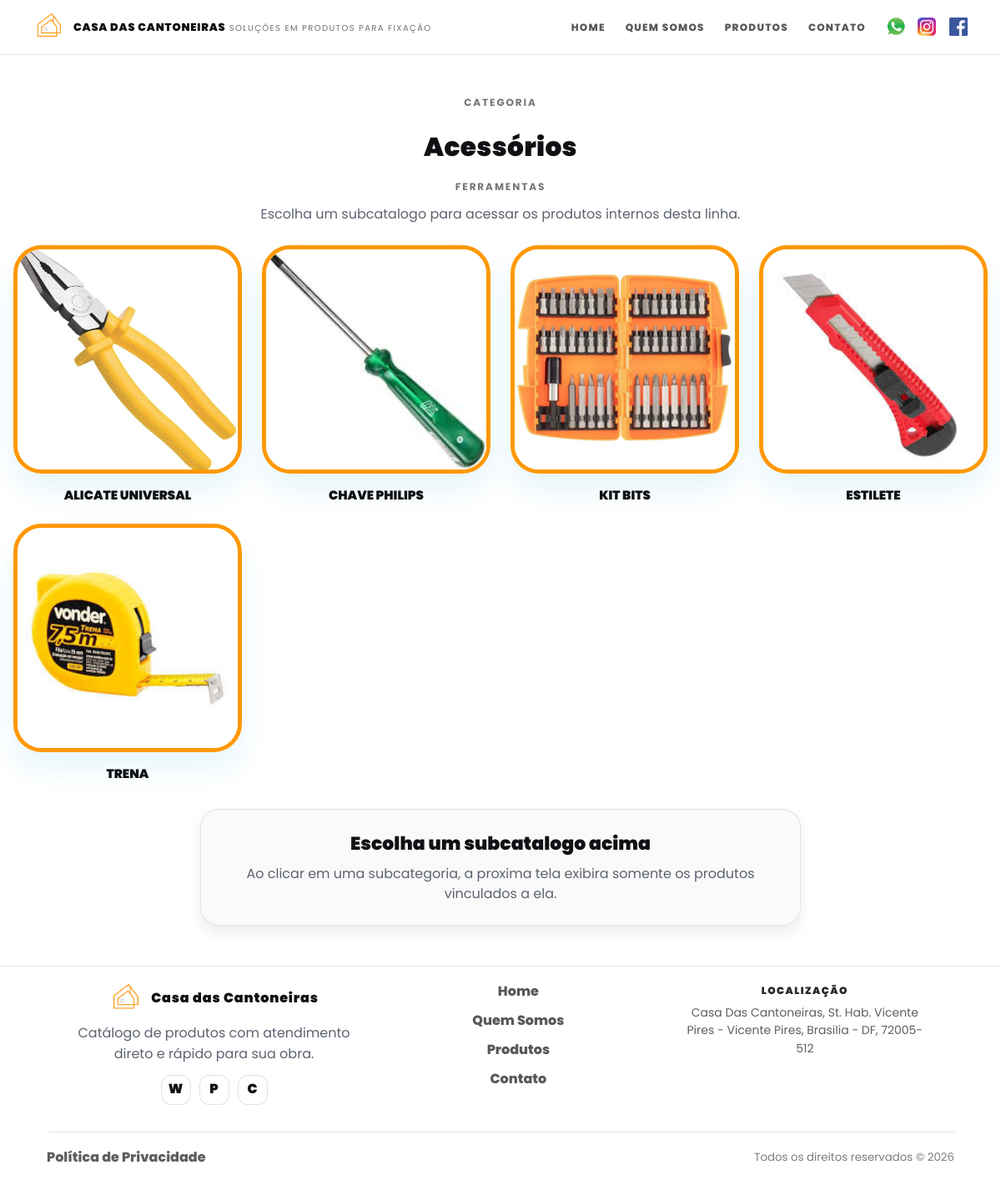
Page /categorias/cantoneira-suporte-para-prateleira on the committed database.
### models.py (models this page shows)
class Categoria(Base):
    __tablename__ = "categorias"
    id = Column(Integer, primary_key=True, index=True)
    slug = Column(String(120), nullable=False, unique=True, index=True)
    nome = Column(String(120), nullable=False)
    nome_exibicao = Column(String(120), nullable=False)
    subtitulo_exibicao = Column(String(120), nullable=True)
    imagem_url = Column(String, nullable=True)
    imagem_mime = Column(String(64), nullable=True)
    imagem_bytes = Column(LargeBinary, nullable=True)
    imagem_sha256 = Column(String(64), nullable=True)
    ordem_exibicao = Column(Integer, nullable=False, default=0, server_default="0")
    criado_em = Column(DateTime(timezone=True), server_default=func.now())
    atualizado_em = Column(DateTime(timezone=True), server_default=func.now(), onupdate=func.now())

class Subcategoria(Base):
    __tablename__ = "subcategorias"
    __table_args__ = (
        UniqueConstraint("categoria_slug", "slug", name="uq_subcategorias_categoria_slug_slug"),
    )
    id = Column(Integer, primary_key=True, index=True)
    categoria_slug = Column(String(120), nullable=False, index=True)
    slug = Column(String(120), nullable=False, index=True)
    nome = Column(String(120), nullable=False)
    nome_exibicao = Column(String(120), nullable=False)
    imagem_url = Column(String, nullable=True)
    imagem_mime = Column(String(64), nullable=True)
    imagem_bytes = Column(LargeBinary, nullable=True)
    imagem_sha256 = Column(String(64), nullable=True)
    ordem_exibicao = Column(Integer, nullable=False, default=0, server_default="0")
    criado_em = Column(DateTime(timezone=True), server_default=func.now())
    atualizado_em = Column(DateTime(timezone=True), server_default=func.now(), onupdate=func.now())

### main.py (the view)
@app.get("/categorias/{slug}", response_class=HTMLResponse)
def categoria_detalhe(slug: str, request: Request, db: Session = Depends(get_db)):
    catalogo = _catalogo_index(db)
    categoria = catalogo["categorias_por_slug"].get(slug)
    if not categoria:
        raise HTTPException(status_code=404, detail="Categoria nao encontrada")
    subcategorias = catalogo["subcategorias_por_categoria"].get(slug, [])
    produtos_db = [] if subcategorias else crud.get_produtos(db, categoria_slug=slug)
    whatsapp_link = gerar_link_whatsapp_text(f"Ola! Tenho interesse na categoria {categoria['nome']}.")
    return templates.TemplateResponse(
        "categoria.html",
        {
            "request": request,
            "categoria": categoria,
            "produtos": [
                _produto_view(
                    produto,
                    categorias_por_slug=catalogo["categorias_por_slug"],
                    subcategorias_por_chave=catalogo["subcategorias_por_chave"],
                )
                for produto in produtos_db
            ],
            "subcategorias": subcategorias,
            "subcategoria_atual": None,
            "whatsapp_numero": telefone_visivel(),
            "whatsapp_link": whatsapp_link,
        },
    )

### templates/categoria.html (shortened to what this page needs)
{% extends "base_new.html" %}
{% block body_class %}home-ref{% endblock %}
{% block content %}
<section class="category-page">
  <div class="section-container">
    <div class="category-page__hero">
      <p class="kicker">{% if subcategoria_atual %}Subcatalogo{% else %}Categoria{% endif %}</p>
      {% if subcategoria_atual %}
      <p class="category-page__breadcrumb">
        <a href="/categorias/{{ categoria.slug }}">{{ categoria.nome_exibicao }}</a>
        {% if categoria.subtitulo_exibicao %}
        <span>/ {{ categoria.subtitulo_exibicao }}</span>
        {% endif %}
      </p>
      <h1 class="heading-section">{{ subcategoria_atual.nome_exibicao }}</h1>
      {% else %}
      <h1 class="heading-section">{{ categoria.nome_exibicao }}</h1>
      {% if categoria.subtitulo_exibicao %}
      <p class="category-page__subtitle">{{ categoria.subtitulo_exibicao }}</p>
      {% endif %}
      {% endif %}
      <p class="muted">
        {% if subcategoria_atual %}
        Confira os produtos disponiveis nesta linha.
        {% elif subcategorias %}
        Escolha um subcatalogo para acessar os produtos internos desta linha.
        {% elif produtos %}
        Confira os produtos disponiveis nesta categoria e abra os detalhes de cada item.
        {% else %}
        Esta pagina ja esta pronta para receber produtos dessa categoria pelo painel administrativo.
        {% endif %}
      </p>
    </div>
    {% if subcategorias and not subcategoria_atual %}
    <section class="category-subcatalog" aria-labelledby="subcatalogo-title">
      <div class="home-categories__grid category-subcatalog__grid">
        {% for subcategoria in subcategorias %}
        <a
          href="/categorias/{{ categoria.slug }}/subcategorias/{{ subcategoria.slug }}"
          class="home-category-card category-subcatalog__card"
        >
          <span class="home-category-card__frame">
            <img
              src="{{ subcategoria.imagem_url }}"
              alt="{{ subcategoria.nome_exibicao }}"
              class="home-category-card__image"
            >
          </span>
          <span class="home-category-card__label">
            <span class="home-category-card__title">{{ subcategoria.nome_exibicao }}</span>
          </span>
        </a>
        {% endfor %}
      </div>
    </section>
    {% endif %}
    {% if produtos %}
    <section class="products-modern category-products">
      <div class="grid-produtos" id="produtosGrid">
        {% for p in produtos %}
        <div class="card-produto">
          <div class="card-image-container">
            <img
              src="{{ p.imagem_url or '/static/images/placeholder.png' }}"
              alt="{{ p.nome }}"
              class="card-image"
              onerror="this.src='/static/images/placeholder.png'"
            >
          </div>
          <div class="card-content">
            <h3 class="card-title">{{ p.nome }}</h3>
            {% if not subcategoria_atual %}
            <div class="card-actions card-actions--single">
              <a href="/produto/{{ p.id }}" class="btn-product">Ver detalhes</a>
            </div>
            {% endif %}
          </div>
        </div>
        {% endfor %}
      </div>
    </section>
    {% elif subcategorias %}
    <div class="category-empty-notice">
      <h2 class="section-title">Escolha um subcatalogo acima</h2>
      <p class="section-subtitle">
        Ao clicar em uma subcategoria, a proxima tela exibira somente os produtos vinculados a ela.
      </p>
    </div>
    {% endif %}
  </div>
</section>
{% endblock %}

### static/css/site.css (style rules this page uses)
:root { --bg: #ffffff; --surface: #ffffff; --text: #101114; --muted: #5c6270; --line: rgba(16,17,20,0.10); --brand: #c87400; --brand-2: #ff9800; --brand-ink: #1a1a1a; --radius-sm: 10px; --radius-md: 16px; --radius-lg: 22px; --shadow-sm: 0 8px 18px rgba(16,17,20,0.08); --shadow-md: 0 18px 45px rgba(16,17,20,0.12); --container: 1200px; --space-1: 6px; --space-2: 10px; --space-3: 14px; --space-4: 18px; --space-5: 24px; --space-6: 32px; --space-7: 48px; --space-8: 72px; --h1: clamp(34px, 3.6vw, 52px); --h2: clamp(26px, 2.6vw, 38px); --h3: 20px; --base: 16px; --small: 14px; --mobile-nav-breakpoint: 1020px; --laranja: var(--brand); --laranja-claro: #ffe8c6; --cinza-medio: rgba(16,17,20,0.16); --cinza-escuro: var(--text); --transition-fast: all .12s ease; }
* { box-sizing: border-box; }
html, body { height: 100%; }
body { margin: 0; font-family: "Poppins", system-ui, -apple-system, Segoe UI, Roboto, Arial, sans-serif; font-size: var(--base); line-height: 1.55; color: var(--text); background: var(--bg); }
.neo-container, .section-container { width: min(100% - 32px, var(--container)); margin-inline: auto; text-align: center; }
img { max-width: 100%; height: auto; display: block; }
a { color: inherit; text-decoration: none; }
.kicker { letter-spacing: 0.16em; text-transform: uppercase; font-weight: 700; font-size: 12px; color: rgba(16,17,20,0.58); margin: 0 0 var(--space-3); }
.heading-section { margin: 0 0 var(--space-4); font-size: var(--h2); font-weight: 900; letter-spacing: 0.01em; width: 100%; margin-top: 20px; }
.muted { margin: 0; color: var(--muted); padding: 0%; }
.section-container { width: min(100% - 32px, var(--container)); margin-inline: auto; padding-inline: 0; }
.home-categories__grid { display: grid; grid-template-columns: repeat(4, minmax(0, 1fr)); gap: 24px; }
.home-category-card { display: flex; flex-direction: column; gap: 16px; align-items: center; color: inherit; text-decoration: none; transition: transform .16s ease, filter .16s ease; }
.home-category-card__frame { width: 100%; aspect-ratio: 1 / 1; display: flex; align-items: center; justify-content: center; padding: 0; overflow: hidden; border-radius: 34px; border: 5px solid var(--brand-2); background: #fff; box-shadow: 0 20px 34px rgba(23,153,219,0.10); }
.home-category-card__image { width: 100%; height: 100%; object-fit: cover; object-position: center; display: block; }
.home-category-card__label { max-width: 20ch; display: flex; flex-direction: column; align-items: center; gap: 6px; }
.home-category-card__title { text-align: center; font-size: 15px; line-height: 1.35; font-weight: 900; text-transform: uppercase; }
.category-page { padding-block: var(--space-7); }
.category-page__hero { width: min(100%, 760px); margin: 0 auto var(--space-5); }
.category-page__subtitle { margin: -2px 0 14px; font-size: 12px; line-height: 1.2; font-weight: 700; letter-spacing: 0.16em; text-transform: uppercase; color: rgba(16,17,20,0.58); }
.category-subcatalog { margin: 0 0 var(--space-6); }
.category-subcatalog__grid { align-items: start; }
.category-subcatalog__card { min-width: 0; }
.category-empty-notice { max-width: 720px; margin: 0 auto; padding: 24px; border-radius: var(--radius-lg); border: 1px solid rgba(16,17,20,0.10); background: rgba(16,17,20,0.02); box-shadow: var(--shadow-sm); }
.category-empty-notice .section-subtitle { margin-bottom: 0; }
.section-title { margin: 0 0 6px; font-weight: 950; font-size: 22px; }
.section-subtitle { margin: 0 0 16px; color: var(--muted); }

### rows in the picture
Categoria: nome_exibicao "Acessórios", subtitulo_exibicao "FERRAMENTAS"
Subcategoria: imagem_url (picture), nome_exibicao "ALICATE UNIVERSAL"
Subcategoria: imagem_url (picture), nome_exibicao "CHAVE PHILIPS"
Subcategoria: imagem_url (picture), nome_exibicao "KIT BITS"
Subcategoria: imagem_url (picture), nome_exibicao "ESTILETE"
Subcategoria: imagem_url (picture), nome_exibicao "TRENA"

### other values in the picture
{{ STORE_ADDRESS }} "Casa Das Cantoneiras, St. Hab. Vicente Pires - Vicente Pires, Brasilia - DF, 72005-512"
